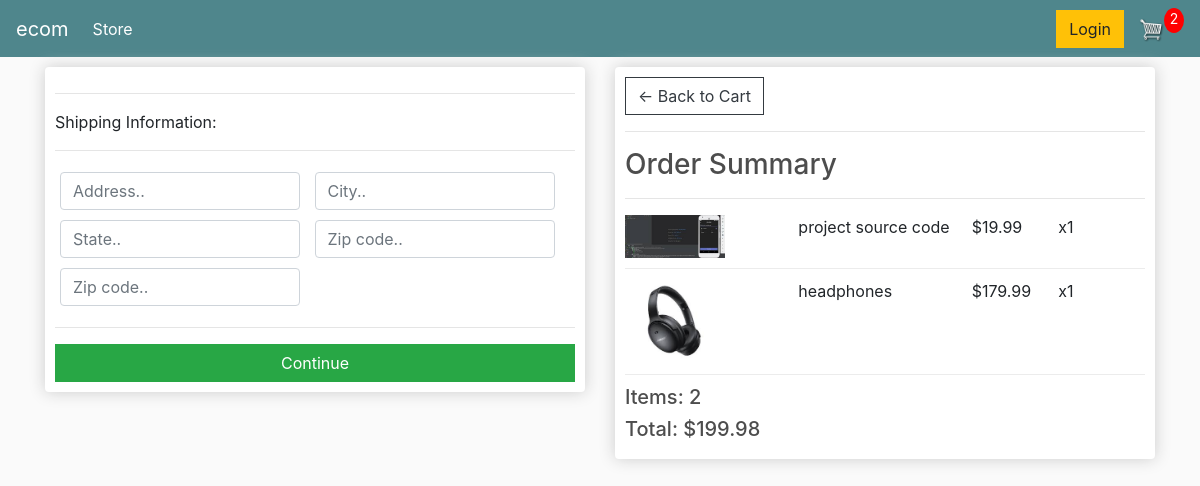
/checkout/ (signed in), run on an earlier commit of the app's database.
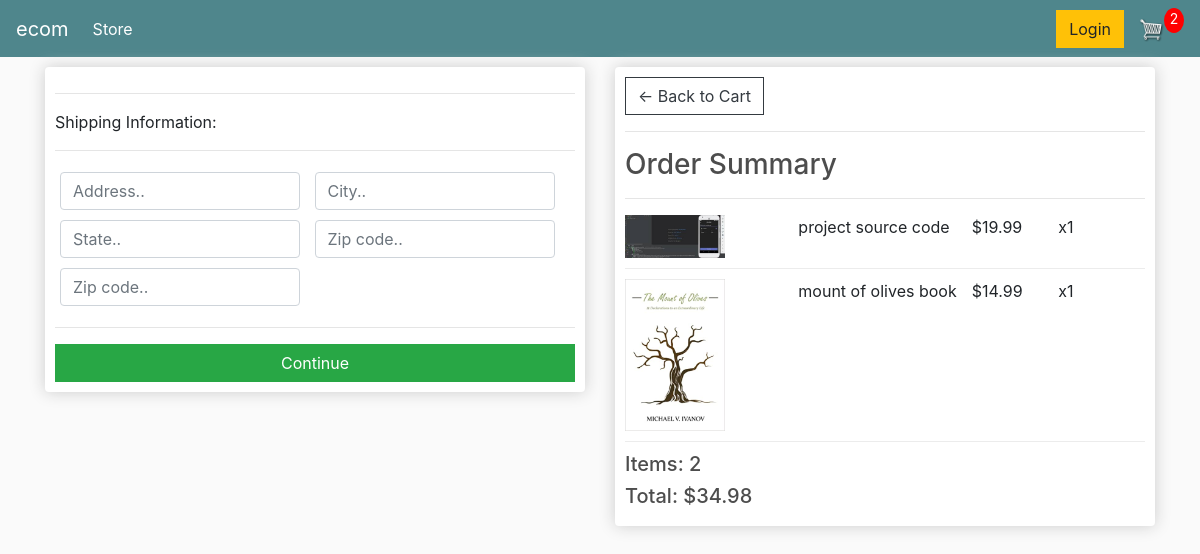
And on a later commit of the database.
### store/models.py (models this page shows, shortened)
class OrderItem(models.Model):
    product = models.ForeignKey(Product, on_delete=models.SET_NULL, blank=True, null=True)
    order = models.ForeignKey(Order, on_delete=models.SET_NULL, blank=True, null=True)
    quantity = models.IntegerField(default=0, null=True, blank=True)
    date_added = models.DateTimeField(auto_now_add=True)
    @property
    def get_total(self):
        return self.quantity * self.product.price

class Product(models.Model):
    name = models.CharField(max_length=200, null=True)
    price = models.FloatField()
    digital = models.BooleanField(default=False, null=True, blank=True)
    image = models.ImageField(null=True, blank=True)
    @property
    def image_url(self):
        try:
            url = self.image.url
        except:
            url = ''
        return url

class Order(models.Model):
    customer = models.ForeignKey(Customer, on_delete=models.SET_NULL, blank=True, null=True)
    date_order = models.DateTimeField(auto_now_add=True)
    complete = models.BooleanField(default=False, blank=True, null=True)
    transaction_id = models.CharField(max_length=200, null=True)
    @property
    def get_cart_total(self):
        order_items = self.orderitem_set.all()
        total = sum([item.get_total for item in order_items])
        return total
    @property
    def get_cart_items(self):
        order_items = self.orderitem_set.all()
        total = sum([item.quantity for item in order_items])
        return total
    @property
    def shipping(self):
        shipping = False
        order_items = self.orderitem_set.all()
        for i in order_items:
            if not i.product.digital:
                shipping = True
        return shipping

### store/views.py (the view)
# urls.py: path('checkout/', views.checkout, name='checkout'),
def checkout(request):
    if request.user.is_authenticated:
        customer = request.user.customer
        order, created = models.Order.objects.get_or_create(customer=customer, complete=False)
        items = order.orderitem_set.all()
        cart_items = order.get_cart_items
    else:
        items = []
        order = {'get_cart_total': 0, 'get_cart_items': 0, 'shipping': False}
        cart_items = 0
    context = {'items': items, 'order': order, 'cartItems': cart_items}
    return render(request=request, template_name='store/checkout.html', context=context)

### store/templates/store/checkout.html (shortened to what this page needs)
{% extends  'store/main.html' %}
{% load static %}
{% block content %}
    <div class="row">
        <div class="col-lg-6">
            <div class="box-element" id="form-wrapper">
                <form action="" id="form">
                    <div id="shipping-info">
                        <hr>
                        <p>Shipping Information:</p>
                        <hr>
                        <div class="form-field">
                            <input class="form-control" type="text" name="address" placeholder="Address..">
                        </div>
                        <div class="form-field">
                            <input class="form-control" type="text" name="city" placeholder="City..">
                        </div>
                        <div class="form-field">
                            <input class="form-control" type="text" name="state" placeholder="State..">
                        </div>
                        <div class="form-field">
                            <input class="form-control" type="text" name="zipcode" placeholder="Zip code..">
                        </div>
                        <div class="form-field">
                            <input class="form-control" type="text" name="country" placeholder="Zip code..">
                        </div>
                    </div>
                    <hr>
                    <input id="form-button" class="btn btn-success btn-block" type="submit" value="Continue">
                </form>
            </div>
            <br>
        </div>
        <div class="col-lg-6">
            <div class="box-element">
                <a class="btn btn-outline-dark" href="{% url 'cart' %}">&#x2190; Back to Cart</a>
                <hr>
                <h3>Order Summary</h3>
                <hr>
                {% for item in items %}
                    <div class="cart-row">
                        <div style="flex:2"><img class="row-image" src="{{ item.product.image_url }}"></div>
                        <div style="flex:2"><p>{{ item.product.name }}</p></div>
                        <div style="flex:1"><p>${{ item.product.price|floatformat:2 }}</p></div>
                        <div style="flex:1"><p>x{{ item.quantity }}</p></div>
                    </div>
                {% endfor %}
                <h5>Items: {{ order.get_cart_items }}</h5>
                <h5>Total: ${{ order.get_cart_total|floatformat:'2g' }}</h5>
            </div>
        </div>
    </div>
{% endblock %}

What changed in the data, as far as the page shows it:
removed OrderItem: product.image_url (picture), product.name "headphones", product.price "179.99", quantity "1"
added OrderItem: product.image_url (picture), product.name "mount of olives book", product.price "14.99", quantity "1"
computed for Order: get_cart_total "199.98" → "34.98"
